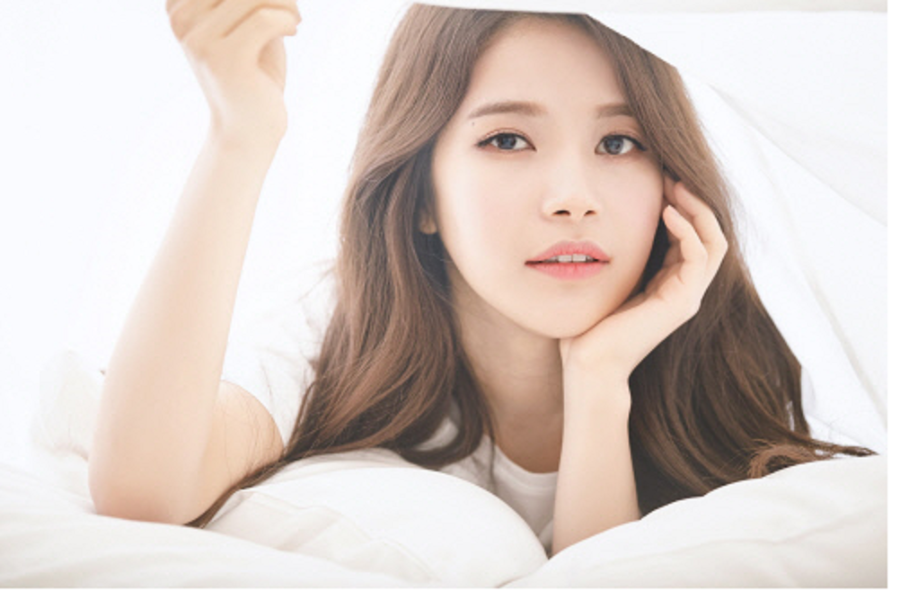
#> input picture [6] 빅데이터 분석 플랫폼 시스템 개발/images/Solar.png, 900 x 592 px, found by its file name
$ python '16-01 HAARCASECADE.py'
#> lines starting #> are read from the running program, lines starting #| are printed output that depends on the picture; after the words box and inside, x2 and y2 are one past the last pixel; in counts of white or black regions, pixels touching at a corner belong together
import cv2

# face_cascade = cv2.CascadeClassifier('haarcascade_mcs_mouth.xml')
face_cascade = cv2.CascadeClassifier('haarcascade_frontalface_alt.xml')


frame = cv2.imread('c:/images/Solar.png')
#> frame is the input picture: shape (592, 900, 3); mean B, G, R 197.2, 203.4, 216
grey = cv2.cvtColor(frame, cv2.COLOR_BGR2GRAY)
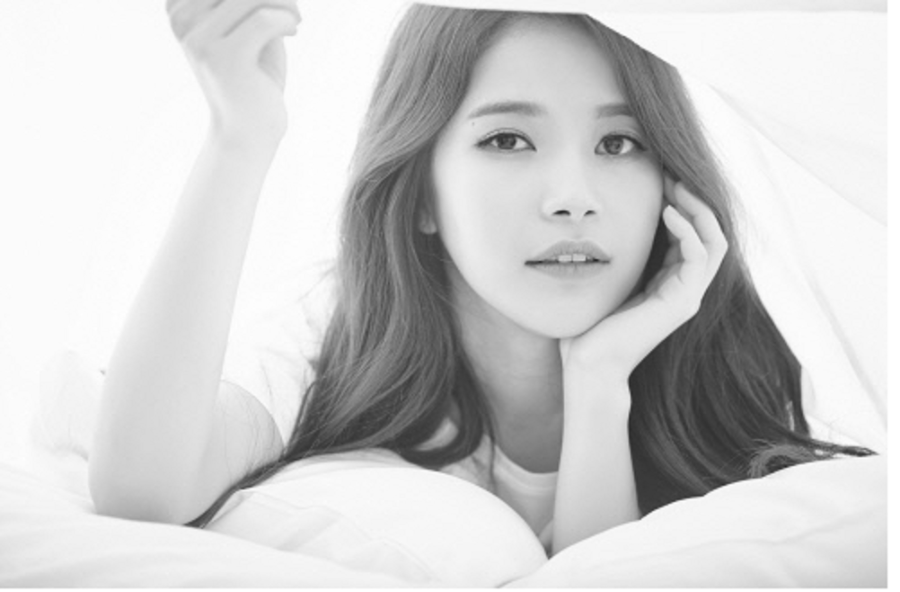
#> grey: shape (592, 900); min 40, max 255, mean 206.4
##얼굴이 여러개면 여러개 찾기.
## 얼굴위치 사각형[[x1,y1,w,h],[x2,y2,w,h]...]
face_rects = face_cascade.detectMultiScale(grey,1.1,5)
#> face_rects = [[421, 40, 285, 285]]
print(face_rects)
#| [[421  40 285 285]]

for x,y,w,h,in face_rects :
    cv2.rectangle(frame, (x,y),(x+w,y+h),(0,255,0),3)
#> this loop made 1 pass
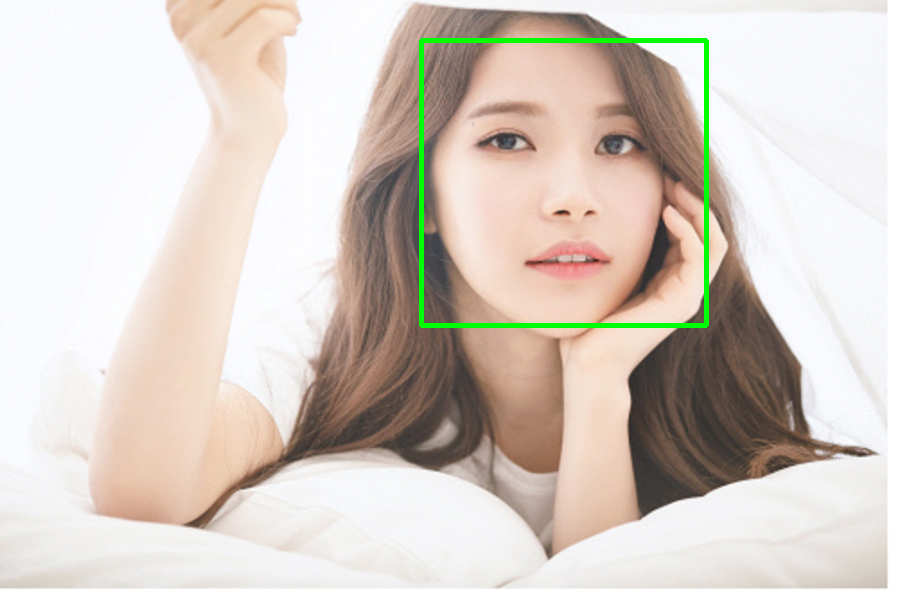
#> frame: shape (592, 900, 3); 1.07% of pixels changed, all inside (x1, y1, x2, y2) = (419, 38, 709, 328)

cv2.imshow('',frame)
c=cv2.waitKey()
#> (key Esc is pressed here)
cv2.destroyWindow()

$ run again, with [6] 빅데이터 분석 플랫폼 시스템 개발/images/testimage.png copied over [6] 빅데이터 분석 플랫폼 시스템 개발/images/Solar.png
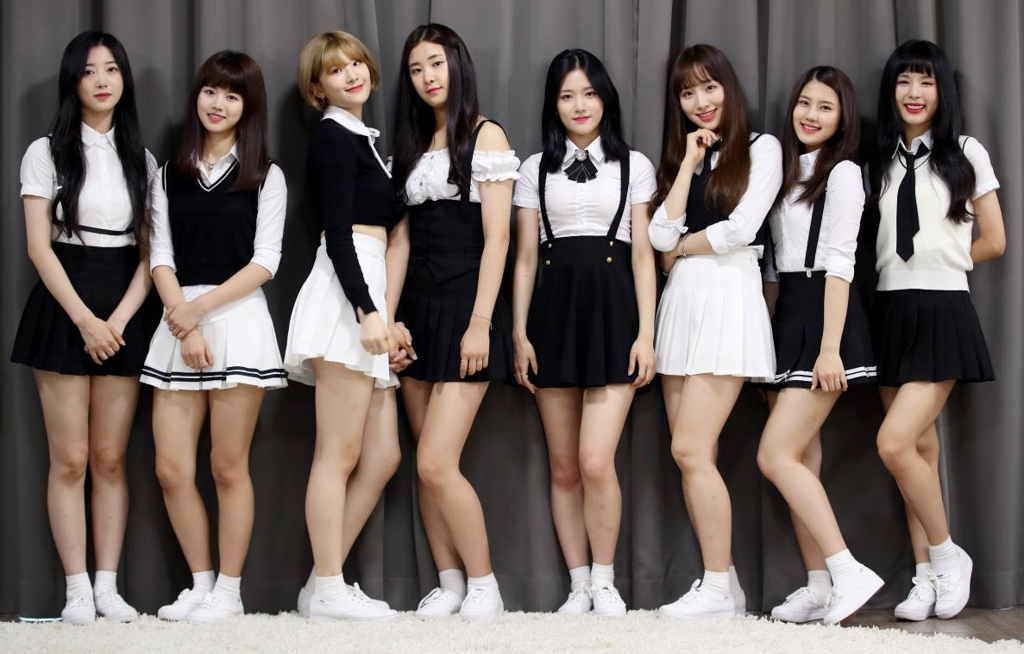
#> input picture [6] 빅데이터 분석 플랫폼 시스템 개발/images/testimage.png, 1024 x 654 px, found by its file name
#> frame is the input picture: shape (654, 1024, 3); mean B, G, R 97, 101.1, 110.9
#> `grey = cv2.cvtColor(frame, cv2.COLOR_BGR2GRAY)`:
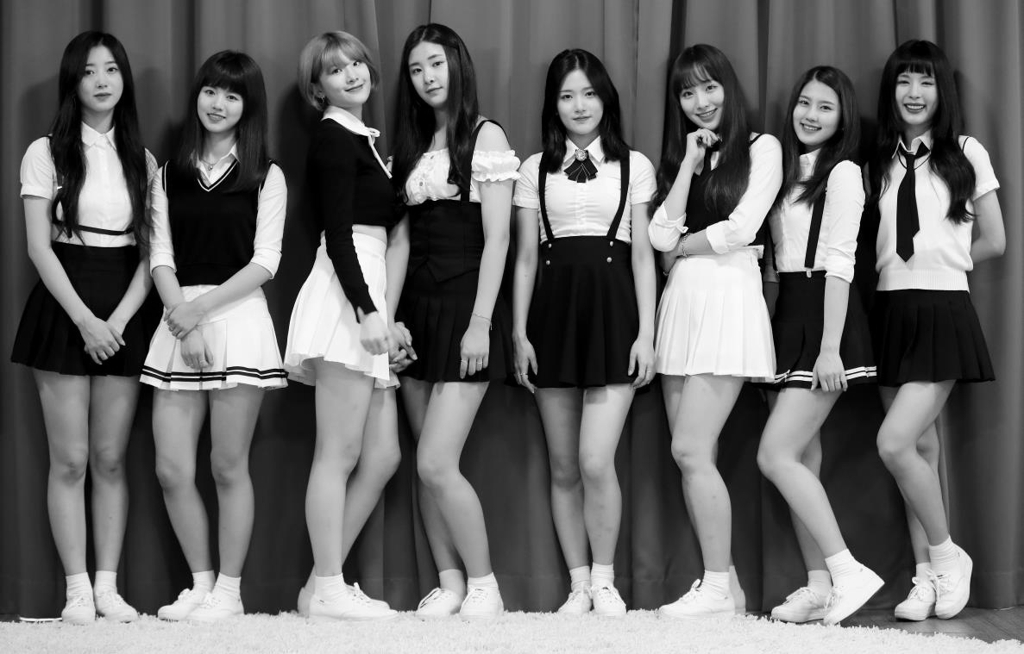
#> grey: shape (654, 1024); min 0, max 255, mean 103.6
#> face_rects = [[887, 62, 57, 57], [73, 50, 56, 56], [400, 44, 58, 58], [551, 74, 56, 56], [190, 72, 58, 58], [786, 83, 57, 57], [578, 489, 53, 53], [668, 65, 64, 64]]
#| [[887  62  57  57]
#|  [ 73  50  56  56]
#|  [400  44  58  58]
#|  [551  74  56  56]
#|  [190  72  58  58]
#|  [786  83  57  57]
#> (further printed lines are left out)
#> the loop `for x,y,w,h,in face_rects :` made 8 passes
#> after the loop `for x,y,w,h,in face_rects :`:
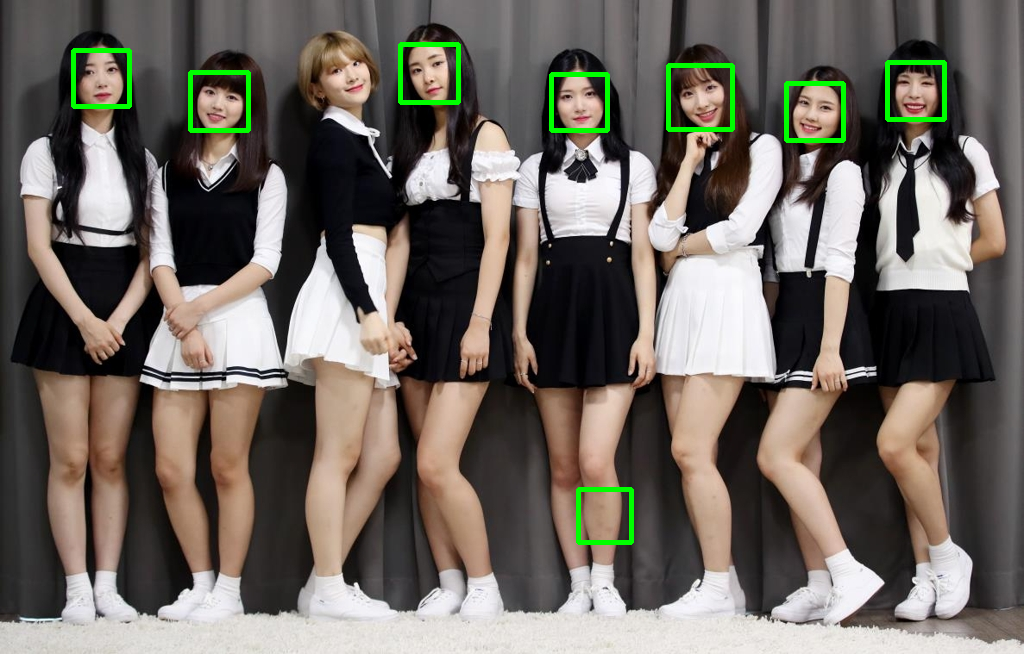
#> frame: shape (654, 1024, 3); 1.36% of pixels changed, all inside (x1, y1, x2, y2) = (71, 42, 947, 545)
